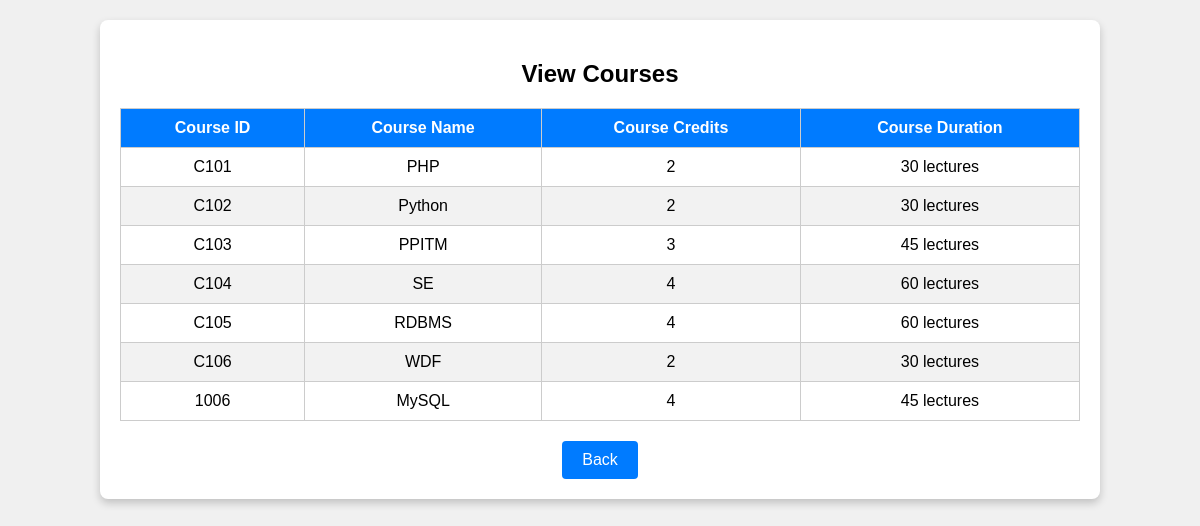
Screenshot of /Admin/course/view_courses.php with the database file from the repository.
### tables this page shows
CREATE TABLE IF NOT EXISTS `courses` (
  `course_id` varchar(10) NOT NULL,
  `course_name` varchar(30) NOT NULL,
  `course_credits` int NOT NULL,
  `course_duration` int NOT NULL,
  PRIMARY KEY (`course_id`)
);

### Admin/course/view_courses.php (the view, shortened to what this page needs)
<!DOCTYPE html>
<html lang="en">
<head>
</head>
<body>
    <div class="container">
        <div class="view-course-card">
            <h2>View Courses</h2>
            <table>
                <thead>
                    <tr>
                        <th>Course ID</th>
                        <th>Course Name</th>
                        <th>Course Credits</th>
                        <th>Course Duration</th>
                    </tr>
                </thead>
                <tbody>
                    <?php
                    include("../../db.php");
                    $sql = "SELECT course_id, course_name, course_credits, course_duration FROM courses";
                    $result = $conn->query($sql);
                    if ($result->num_rows > 0) {
                        while ($row = $result->fetch_assoc()) {
                            echo "<tr>";
                            echo "<td>" . $row['course_id'] . "</td>";
                            echo "<td>" . $row['course_name'] . "</td>";
                            echo "<td>" . $row['course_credits'] . "</td>";
                            echo "<td>" . $row['course_duration'] . " lectures </td>";
                            echo "</tr>";
                        }
                    } else {
                        echo "<tr><td colspan='3'>No courses found.</td></tr>";
                    }
                    ?>
                </tbody>
            </table>
            <button class="btn-back" onclick="window.location.href = 'add_course.php';">Back</button>
        </div>
    </div>
</body>
</html>

### Admin/course/view_courses.php (style rules this page uses)
body { font-family: Arial, sans-serif; background-color: #f0f0f0; margin: 0; padding: 0; }
.container { text-align: center; margin-top: 20px; }
.view-course-card { background-color: #fff; box-shadow: 0 4px 8px 0 rgba(0, 0, 0, 0.2); border-radius: 8px; padding: 20px; width: 80%; margin: 0 auto; }
h2 { font-size: 24px; margin-bottom: 20px; }
table { width: 100%; border-collapse: collapse; margin-bottom: 20px; }
table, th, td { border: 1px solid #ccc; }
th, td { padding: 10px; text-align: center; }
th { background-color: #007BFF; color: #fff; }
tr:nth-child(even) { background-color: #f2f2f2; }
.btn-back { padding: 10px 20px; background-color: #007BFF; color: #fff; border: none; border-radius: 4px; font-size: 16px; cursor: pointer; }

### rows the page displays
courses: course_id "C101", course_name "PHP", course_credits "2", course_duration "30"
courses: course_id "C102", course_name "Python", course_credits "2", course_duration "30"
courses: course_id "C103", course_name "PPITM", course_credits "3", course_duration "45"
courses: course_id "C104", course_name "SE", course_credits "4", course_duration "60"
courses: course_id "C105", course_name "RDBMS", course_credits "4", course_duration "60"
courses: course_id "C106", course_name "WDF", course_credits "2", course_duration "30"
courses: course_id "1006", course_name "MySQL", course_credits "4", course_duration "45"
